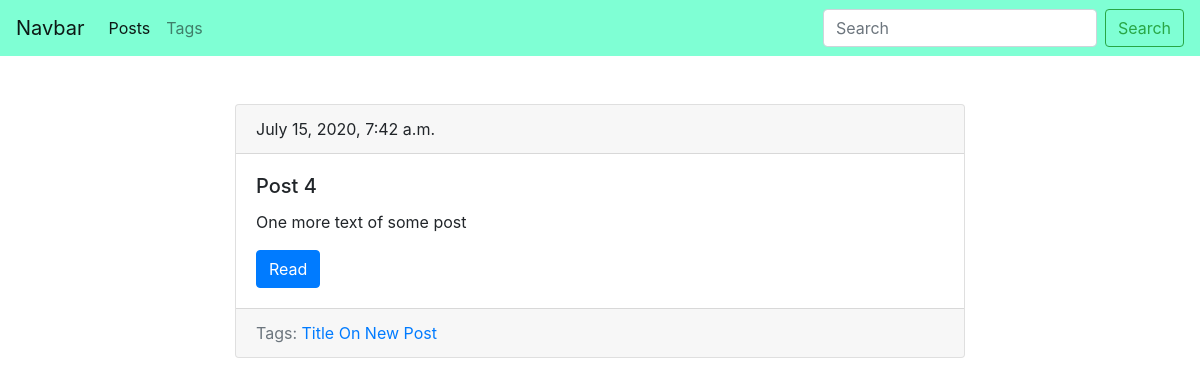
Page /blog/post/post-4/ on the committed database.
### blog/models.py (models this page shows, shortened)
class Post(models.Model):
    title = models.CharField(max_length=150, db_index=True)
    slug = models.SlugField(max_length=150, blank=True, unique=True)
    body = models.TextField(blank=True, db_index=True)
    tags = models.ManyToManyField('Tag', blank=True, related_name='posts')
    date_pub = models.DateTimeField(auto_now_add=True)
    def get_absolute_url(self):
        return reverse('post_details', kwargs={'slug': self.slug})
    class Meta:
        ordering = ['-date_pub']

class Tag(models.Model):
    title = models.CharField(max_length=50)
    slug = models.SlugField(max_length=50, unique=True, blank=True)
    def get_absolute_url(self):
        return reverse('tag_details', kwargs={'slug': self.slug})
    class Meta:
        ordering = ['title']

### blog/views.py (the view)
# urls.py: path('post/<str:slug>/', PostDetail.as_view(), name='post_details'),
class PostDetail(ObjectDetailMixin, View):
    model = Post
    template = 'blog/post_detail.html'

### blog/utils.py (called while the page is built)
    def get(self, request, slug):
        obj = get_object_or_404(self.model, slug__iexact=slug)
        return render(request, self.template, context={self.model.__name__.lower(): obj, 'admin_object': obj})

### blog/templates/blog/post_detail.html (shortened to what this page needs)
{% extends 'blog/base_blog.html' %}
{% block content %}
    {% include 'blog/includes/post_card_template.html' %}
{% endblock %}

### blog/templates/blog/includes/post_card_template.html
        <div class="card mb-4">
            <div class="card-header">
                {{ post.date_pub }}
            </div>
            <div class="card-body">
                <h5 class="card-title">{{ post.title }}</h5>
                <p class="card-text">{{ post.body }}</p>
                <a href="{{ post.get_absolute_url }}" class="btn btn-primary">Read</a>
            </div>
            <div class="card-footer text-muted">
                Tags:
                {% for tag in post.tags.all %}
                    <a href="{{ tag.get_absolute_url }}">{{ tag.title|title }}</a>
                {% endfor %}
            </div>
        </div>

### rows in the picture
Post: date_pub "July 15, 2020, 7:42 a.m.", title "Post 4", body "One more text of some post"
Tag: title "Title On New Post"
